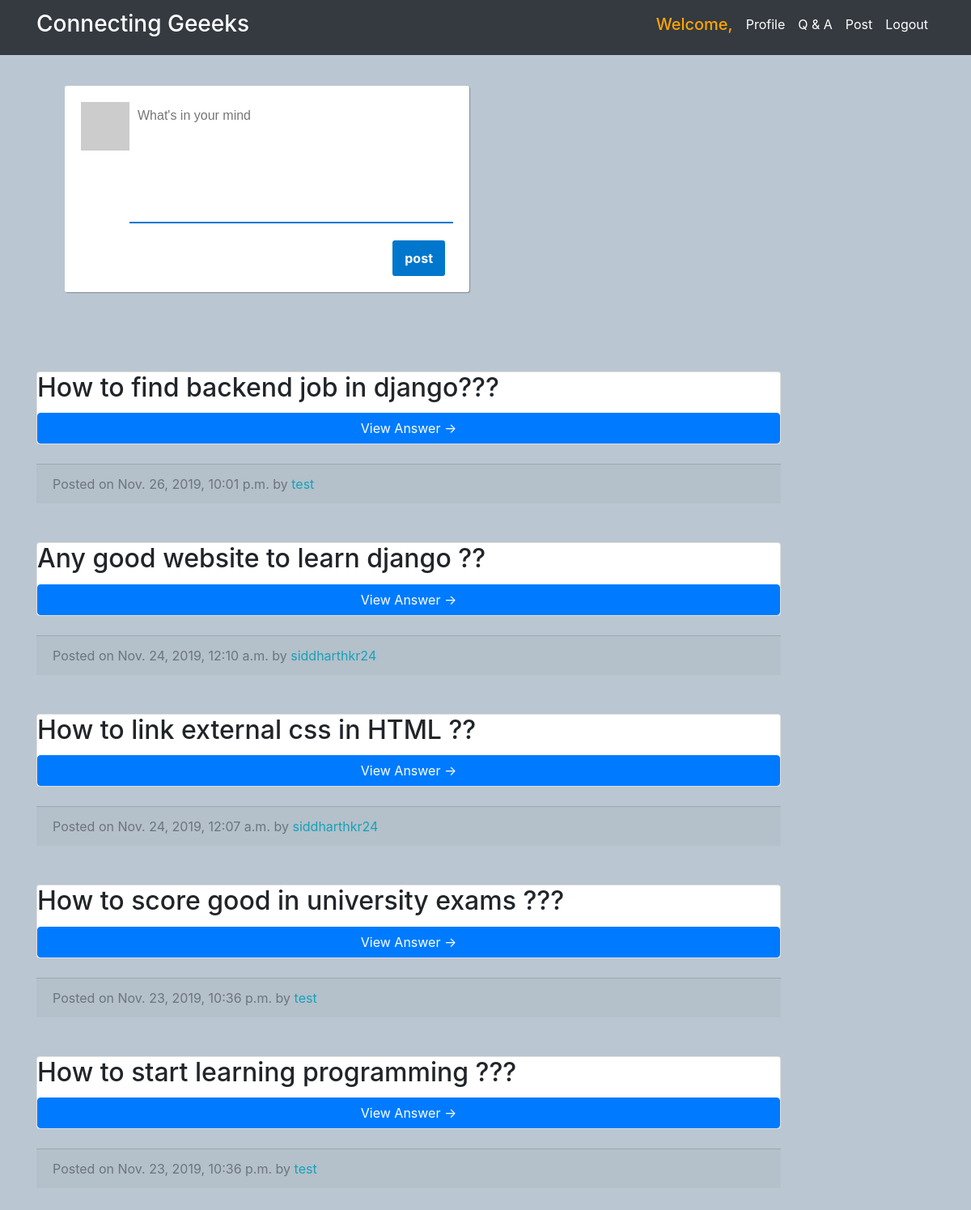
Page /ques/ on the committed database.
### social/models.py (models this page shows)
class Question(models.Model):
	q_text=models.CharField(max_length=50)
	q_auther=models.ForeignKey(User,on_delete=models.CASCADE)
	q_date=models.DateTimeField(auto_now_add=True)

### social/views.py (the view)
# urls.py: path('ques/',QuestionHomeView.as_view(),name='question_detail'),
class QuestionHomeView(ListView):
    model= Question
    template_name='question.html'
    context_object_name="question"
    ordering =['-q_date']

### templates/question.html (shortened to what this page needs)
{% extends "base.html" %}
{% load static %}
{% block content %}
<form action="/question_submit/" method="POST" accept-charset="utf-8">
    <section>
      <div class="text" >
        <img src="http://placehold.it/100/100"/>
        <textarea name="post" placeholder="What's in your mind"></textarea>
        <input type="submit" value="post"/>
      </div>
     </section>
 </form>
    <link href="{% static 'assert/css/style3.css' %}" rel="stylesheet" type="text/css" media="all" >
    <link href="{% static 'assert/vendor/jquery/questionjquery.js' %}" rel="stylesheet">
      <div class="col-md-10">
        <br><br>
        {% for q in question %}
        <div class="card mb-4 ">
          <h2 class="card-title">{{q.q_text}}</h2>
           <a href="{% url 'question_detail' q.pk %}" class="btn btn-primary">View Answer &rarr;</a>
          </div>
          <div class="card-footer text-muted">
            Posted on {{q.q_date}} by
            <span class="text-info mr-2">{{q.q_auther}}</span>
          </div><br><br>
          {% endfor %}
          </div>
{% endblock %}

### templates/base.html (shortened to what this page needs)
{% load static %}
<!DOCTYPE html>
<html lang="en">
<head>
  <link rel="stylesheet" href="https://stackpath.bootstrapcdn.com/bootstrap/4.3.1/css/bootstrap.min.css">
  <link href="{% static 'assert/vendor/bootstrap/css/bootstrap.min.css' %}" rel="stylesheet">
  <link href="{% static 'assert/css/blog-home.css' %}" rel="stylesheet" type="text/css" media="all" >
</head>
<body>
  <nav class="navbar navbar-expand-lg navbar-dark bg-dark fixed-top">
    <div class="container">
      <a class="navbar-brand" href="/blog/"><h3>Connecting Geeeks</h3></a>
      <div class="collapse navbar-collapse" id="navbarResponsive">
        <ul class="navbar-nav ml-auto">
             <li class="nav-item active">
            <a class="nav-link" style="color:orange"> <h5> Welcome, {{user.username}} </h5></a>
          </li>
           <li class="nav-item active">
            <a class="nav-link" href="/profile/">Profile</a>
          </li>
          <li class="nav-item active">
            <a class="nav-link" href="/ques/">Q & A
            </a>
          </li>
          <li class="nav-item active">
            <a class="nav-link" href="/post/">Post</a>
          </li>
           <li class="nav-item active">
            <a class="nav-link" href="/logout/">Logout</a>
          </li>
        </ul>
      </div>
    </div>
  </nav>
  <div class="container">
    <div class="row">
{% block content %}
    {% endblock %}
  </div>
</body>
</html>

### statics/assert/css/blog-home.css (style rules this page uses)
body { padding-top: 56px; }

### statics/assert/css/style3.css (style rules this page uses)
* { -webkit-box-sizing: border-box; -moz-box-sizing: border-box; box-sizing: border-box; }
body { margin: 0; background-color: #f1f1f1; }
section { float: right; width: 90%; }
section div { width: 500px; margin: 50px auto; background-color: #fff; overflow: hidden; padding: 20px; border-radius: 3px; box-shadow: 1px 1px 1px rgba(0,0,0,.3); z-index: 3; position: relative; }
section div img { float: left; width: 60px; height: 60px; }
section div textarea { width: 400px; height: 150px; border: none; padding: 5px 10px; font-family: arial; resize: none; outline: none; border-bottom: 2px solid #0077CC; }
section div [type = submit] { float: right; margin: 15px 10px auto auto; border: none; background-color: #0077CC; color: #fff; font-weight: bold; padding: 10px 15px; border-radius: 3px; font-size: 16px; }

### templates/question.html (style rules this page uses)
body { background-color: #bac6d1; }

### rows in the picture
Question: q_text "How to find backend job in django???", q_date "Nov. 26, 2019, 10:01 p.m.", q_auther "test"
Question: q_text "Any good website to learn django ??", q_date "Nov. 24, 2019, 12:10 a.m.", q_auther "siddharthkr24"
Question: q_text "How to link external css in HTML ??", q_date "Nov. 24, 2019, 12:07 a.m.", q_auther "siddharthkr24"
Question: q_text "How to score good in university exams ???", q_date "Nov. 23, 2019, 10:36 p.m.", q_auther "test"
Question: q_text "How to start learning programming ???", q_date "Nov. 23, 2019, 10:36 p.m.", q_auther "test"
